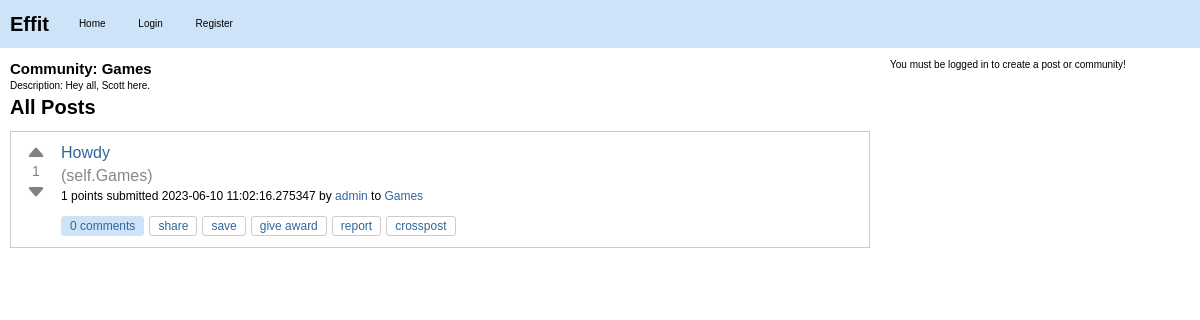
Page /c/Games on the committed database.
### effit.py (models this page shows)
class Community(db.Model):
    id = db.Column(db.Integer, primary_key=True)
    name = db.Column(db.String(80), unique=True, nullable=False)
    description = db.Column(db.String(200))
    creator_id = db.Column(db.Integer, db.ForeignKey("user.id"))
    creator = db.relationship(
        "User", backref=db.backref("created_communities", lazy=True)
    )
    posts = db.relationship("Post", backref="community", lazy=True)

class Post(db.Model):
    id = db.Column(db.Integer, primary_key=True)
    title = db.Column(db.String(120), nullable=False)
    content = db.Column(db.Text, nullable=False)
    user_id = db.Column(db.Integer, db.ForeignKey("user.id"), nullable=False)
    created_at = db.Column(db.DateTime, default=datetime.utcnow)
    community_id = db.Column(db.Integer, db.ForeignKey("community.id"), nullable=False)
    upvotes = db.Column(db.Integer, default=0)
    downvotes = db.Column(db.Integer, default=0)
    comments = db.relationship("Comment", backref="post", lazy=True)
    slug = db.Column(db.String(120), nullable=False)
    @property
    def score(self):
        return self.upvotes - self.downvotes

class User(db.Model):
    id = db.Column(db.Integer, primary_key=True)
    username = db.Column(db.String(80), unique=True, nullable=False)
    password = db.Column(db.String(120), nullable=False)
    posts = db.relationship("Post", backref="author", lazy=True)
    communities = db.relationship(
        "Community",
        secondary=community_members,
        backref=db.backref("members", lazy="dynamic"),
    )

### effit.py (the view)
@app.route("/c/<string:community_name>")
def community_posts(community_name):
    community = Community.query.filter_by(name=community_name).first()
    if community is None:
        return "Community not found!", 404
    posts = Post.query.filter_by(community_id=community.id).all()
    community_id = community.id
    print(community_id)
    return render_template(
        "community_posts.html",
        community=community,
        posts=posts,
        community_id=community_id,
    )

### templates/community_posts.html (shortened to what this page needs)
{% extends "layout.html" %}
{% block content %}
<div id="community-detail">
    <h2>Community: {{ community.name }}</h2>
    <p>Description: {{ community.description }}</p>
</div>
<div id="posts">
    <h2>All Posts</h2>
    {% for post in posts %}
    <div class="post-item" id="post-{{ post.id }}">
        <div class="post">
            <div class="vote">
                <button class="upvote" onclick="vote('{{ post.id }}', '{{ post.slug }}', '{{ post.community.name }}', 'upvote')">
                    <svg xmlns="http://www.w3.org/2000/svg" width="20" height="20" fill="currentColor" class="bi bi-caret-up-fill" viewBox="0 0 16 16">
                      <path d="M7.247 4.86l-4.796 5.481c-.646.74.037 1.659.877 1.659h9.392c.839 0 1.523-.92.877-1.659l-4.796-5.48a1 1 0 0 0-1.554 0z"/>
                    </svg>
                </button>
                <span class="score">{{ post.score }}</span>
                <button class="downvote" onclick="vote('{{ post.id }}', '{{ post.slug }}', '{{ post.community.name }}', 'downvote')">
                    <svg xmlns="http://www.w3.org/2000/svg" width="20" height="20" fill="currentColor" class="bi bi-caret-down-fill" viewBox="0 0 16 16">
                      <path d="M7.247 11.14l-4.796-5.481c-.646-.74.037-1.659.877-1.659h9.392c.839 0 1.523.92.877 1.659l-4.796 5.481a1 1 0 0 1-1.554 0z"/>
                    </svg>
                </button>
            </div>
            <div class="post-info">
                <h3><a class="title may-blank loggedin" href="{{ url_for('post_detail', community_name=post.community.name, post_slug=post.slug) }}">{{ post.title }}</a></h3>
                <span class="domain">(<a href="{{ url_for('community_posts', community_name=post.community.name) }}">self.{{ post.community.name }}</a>)</span>
                <p class="tagline">
                    <span>{{ post.score }} points</span>
                    submitted <time datetime="{{ post.created_at.isoformat() }}">{{ post.created_at }}</time>
                    by <a href="{{ url_for('user_posts', username=post.author.username) }}" class="author may-blank id-t2_d2kpf">{{ post.author.username }}</a>
                    to <a href="{{ url_for('community_posts', community_name=post.community.name) }}" class="subrs hover may-blank">{{ post.community.name }}</a>
                </p>
                <ul class="flat-list buttons">
                    <li class="first">
                        <a href="{{ url_for('post_detail', community_name=post.community.name, post_slug=post.slug) }}" class="bylink comments may-blank" rel="nofollow">
                            {{ post.comments|length }} comments
                        </a>
                    </li>
                    <li class="share"><a class="post-sharing-button">share</a></li>
                    <li class="link-save-button save-button login-required"><a>save</a></li>
                    <li class="give-gold-button"><a href="#" class="give-gold login-required access-required gold-give-gold" rel="nofollow">give award</a></li>
                    <li class="report-button login-required"><a href="#" class="reportbtn access-required">report</a></li>
                    <li class="crosspost-button"><a class="post-crosspost-button">crosspost</a></li>
                </ul>
            </div>
        </div>
    </div>
    {% endfor %}
</div>
{% endblock %}

### static/styles.css (style rules this page uses)
body, ul, ol, li, p, h1, h2, h3, h4, h5, h6, form, fieldset, input, textarea, button { margin: 0; padding: 0; border: 0; }
body { background-color: #ffffff; color: #000000; font: normal x-small verdana,arial,helvetica,sans-serif; font-style: normal; font-variant-caps: normal; font-weight: normal; font-stretch: normal; font-size: x-small; line-height: normal; font-family: verdana, arial, helvetica, sans-serif; font-size-adjust: none; font-kerning: auto; font-optical-sizing: auto; font-variant-alternates: normal; font-variant-east-asian: normal; font-variant-ligatures: normal; font-variant-numeric: normal; font-variant-position: normal; font-language-override: normal; font-feature-settings: normal; font-variation-settings: normal; line-height: 1.4; }
.post, .comment { background-color: #ffffff; margin-bottom: 10px; padding: 10px; border: 1px solid #cccccc; font-size: medium; font-family: Arial,sans-serif; display: flex; align-items: start; }
.post h3, .comment h3 { margin: 0; font-size: 16px; line-height: 1.4; }
.post h3 a, .comment h3 a { color: #336699; text-decoration: none; }
h1, h2, h3, h4, h5, h6 { color: #000000; }
a { color: #336699; text-decoration: none; }
#posts { margin-bottom: 20px; }
#posts h2 { font-size: 20px; margin-bottom: 10px; }
.post .title { font-size: medium; font-weight: normal; margin-bottom: 1px; margin-bottom: 5px; }
.domain { color: #888; display: inline; overflow: hidden; white-space: nowrap; text-overflow: ellipsis; vertical-align: middle; max-width: 19em; }
.domain a { color: #888; display: inline-block; overflow: hidden; white-space: nowrap; text-overflow: ellipsis; vertical-align: middle; max-width: 19em; text-decoration: none; }
.post p { margin-bottom: 10px; font-size: medium; font-family: Segoe,"PT Sans",Arial,sans-serif; }
.post .tagline { font-size: 12px; }
.flat-list.buttons { list-style: none; margin: 0; padding: 0; display: flex; align-items: center; }
.flat-list.buttons li { display: inline-block; margin-right: 5px; }
.flat-list.buttons li a { display: inline-block; padding: 3px 8px; font-size: 12px; line-height: 1; color: #336699; text-decoration: none; background-color: transparent; border: 1px solid #cccccc; border-radius: 3px; transition: background-color 0.2s ease; }
.flat-list.buttons .comments { padding: 3px 8px; background-color: #cee3f8; color: #336699; border: 1px solid #cee3f8; border-radius: 3px; }
.flat-list.buttons .save-button, .flat-list.buttons .give-gold-button, .flat-list.buttons .report-button, .flat-list.buttons .crosspost-button { background-color: #ffffff; }
.flat-list.buttons .login-required { cursor: pointer; }
.vote { display: flex; flex-direction: column; align-items: center; justify-content: center; width: 30px; margin-right: 10px; }
.upvote, .downvote { height: 20px; border: none; background: none; color: #828282; cursor: pointer; font-size: 20px; line-height: 1; }
.score { font-size: 14px; color: #828282; }

### rows in the picture
Community: name "Games", description "Hey all, Scott here."
Post: score "1", title "Howdy", community.name "Games", created_at "2023-06-10 11:02:16.275347", author.username "admin", comments|length "0"
